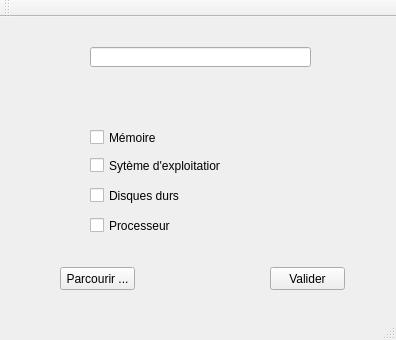
<?xml version="1.0" encoding="UTF-8"?>
<ui version="4.0">
 <class>MainWindow</class>
 <widget class="QMainWindow" name="MainWindow">
  <property name="geometry">
   <rect>
    <x>0</x>
    <y>0</y>
    <width>396</width>
    <height>340</height>
   </rect>
  </property>
  <property name="windowTitle">
   <string>MainWindow</string>
  </property>
  <widget class="QWidget" name="centralWidget">
   <widget class="QCheckBox" name="RAM">
    <property name="geometry">
     <rect>
      <x>90</x>
      <y>110</y>
      <width>211</width>
      <height>21</height>
     </rect>
    </property>
    <property name="text">
     <string>Mémoire</string>
    </property>
   </widget>
   <widget class="QCheckBox" name="OS">
    <property name="geometry">
     <rect>
      <x>90</x>
      <y>140</y>
      <width>131</width>
      <height>17</height>
     </rect>
    </property>
    <property name="text">
     <string>Sytème d'exploitation</string>
    </property>
   </widget>
   <widget class="QCheckBox" name="HDD">
    <property name="geometry">
     <rect>
      <x>90</x>
      <y>170</y>
      <width>91</width>
      <height>17</height>
     </rect>
    </property>
    <property name="text">
     <string>Disques durs</string>
    </property>
   </widget>
   <widget class="QCheckBox" name="CPU">
    <property name="geometry">
     <rect>
      <x>90</x>
      <y>200</y>
      <width>81</width>
      <height>17</height>
     </rect>
    </property>
    <property name="text">
     <string>Processeur</string>
    </property>
   </widget>
   <widget class="QPushButton" name="valider">
    <property name="geometry">
     <rect>
      <x>270</x>
      <y>250</y>
      <width>75</width>
      <height>23</height>
     </rect>
    </property>
    <property name="text">
     <string>Valider</string>
    </property>
   </widget>
   <widget class="QLineEdit" name="lineEdit">
    <property name="geometry">
     <rect>
      <x>90</x>
      <y>30</y>
      <width>221</width>
      <height>20</height>
     </rect>
    </property>
    <property name="frame">
     <bool>true</bool>
    </property>
    <property name="alignment">
     <set>Qt::AlignCenter</set>
    </property>
   </widget>
   <widget class="QPushButton" name="parcourir">
    <property name="geometry">
     <rect>
      <x>60</x>
      <y>250</y>
      <width>75</width>
      <height>23</height>
     </rect>
    </property>
    <property name="text">
     <string>Parcourir ...</string>
    </property>
   </widget>
  </widget>
  <widget class="QMenuBar" name="menuBar">
   <property name="geometry">
    <rect>
     <x>0</x>
     <y>0</y>
     <width>396</width>
     <height>21</height>
    </rect>
   </property>
  </widget>
  <widget class="QToolBar" name="mainToolBar">
   <attribute name="toolBarArea">
    <enum>TopToolBarArea</enum>
   </attribute>
   <attribute name="toolBarBreak">
    <bool>false</bool>
   </attribute>
  </widget>
  <widget class="QStatusBar" name="statusBar"/>
 </widget>
 <layoutdefault spacing="6" margin="11"/>
 <resources/>
 <connections/>
</ui>
